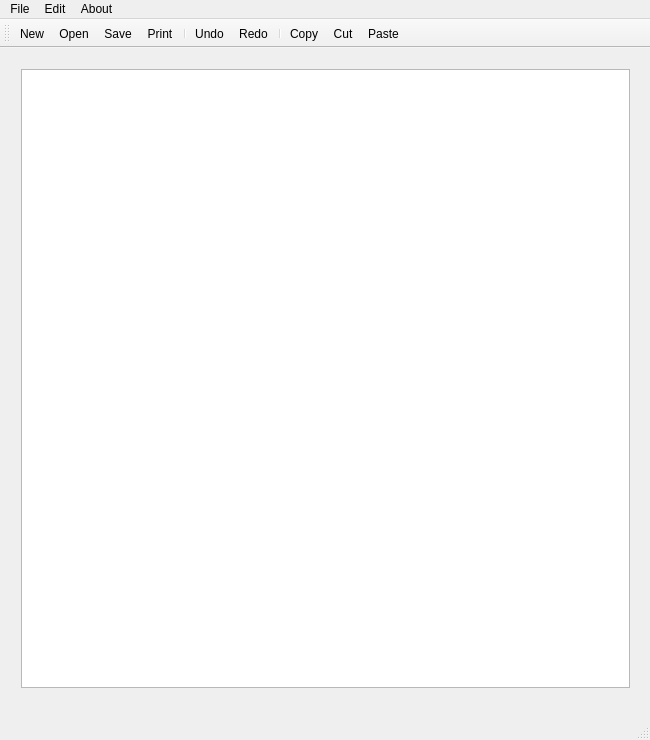
<?xml version="1.0" encoding="UTF-8"?>
<ui version="4.0">
 <class>MainWindow</class>
 <widget class="QMainWindow" name="MainWindow">
  <property name="geometry">
   <rect>
    <x>0</x>
    <y>0</y>
    <width>650</width>
    <height>740</height>
   </rect>
  </property>
  <property name="windowTitle">
   <string>MainWindow</string>
  </property>
  <widget class="QWidget" name="centralWidget">
   <widget class="QWidget" name="verticalLayoutWidget">
    <property name="geometry">
     <rect>
      <x>10</x>
      <y>10</y>
      <width>631</width>
      <height>641</height>
     </rect>
    </property>
    <layout class="QVBoxLayout" name="verticalLayout">
     <item>
      <widget class="QTextEdit" name="textEdit">
       <property name="enabled">
        <bool>true</bool>
       </property>
      </widget>
     </item>
    </layout>
   </widget>
  </widget>
  <widget class="QMenuBar" name="menuBar">
   <property name="geometry">
    <rect>
     <x>0</x>
     <y>0</y>
     <width>650</width>
     <height>22</height>
    </rect>
   </property>
   <widget class="QMenu" name="menuFile">
    <property name="title">
     <string>File</string>
    </property>
    <addaction name="actionNew"/>
    <addaction name="actionOpen"/>
    <addaction name="actionSave"/>
    <addaction name="actionSave_as"/>
    <addaction name="actionPrint"/>
    <addaction name="actionExit"/>
   </widget>
   <widget class="QMenu" name="menuEdit">
    <property name="title">
     <string>Edit</string>
    </property>
    <addaction name="actionCopy"/>
    <addaction name="actionCut"/>
    <addaction name="actionPaste"/>
    <addaction name="actionUndo"/>
    <addaction name="actionRedo"/>
   </widget>
   <widget class="QMenu" name="menuAbout">
    <property name="title">
     <string>About</string>
    </property>
    <addaction name="actionAbout"/>
   </widget>
   <addaction name="menuFile"/>
   <addaction name="menuEdit"/>
   <addaction name="menuAbout"/>
  </widget>
  <widget class="QStatusBar" name="statusBar"/>
  <widget class="QToolBar" name="mainToolBar">
   <attribute name="toolBarArea">
    <enum>TopToolBarArea</enum>
   </attribute>
   <attribute name="toolBarBreak">
    <bool>false</bool>
   </attribute>
   <addaction name="actionNew"/>
   <addaction name="actionOpen"/>
   <addaction name="actionSave"/>
   <addaction name="actionPrint"/>
   <addaction name="separator"/>
   <addaction name="actionUndo"/>
   <addaction name="actionRedo"/>
   <addaction name="separator"/>
   <addaction name="actionCopy"/>
   <addaction name="actionCut"/>
   <addaction name="actionPaste"/>
  </widget>
  <action name="actionNew">
   <property name="icon">
    <iconset resource="resources.qrc">
     <normaloff>:/images/new.png</normaloff>:/images/new.png</iconset>
   </property>
   <property name="text">
    <string>New</string>
   </property>
   <property name="shortcut">
    <string>Ctrl+N</string>
   </property>
  </action>
  <action name="actionOpen">
   <property name="icon">
    <iconset resource="resources.qrc">
     <normaloff>:/images/open.png</normaloff>:/images/open.png</iconset>
   </property>
   <property name="text">
    <string>Open</string>
   </property>
   <property name="shortcut">
    <string>Ctrl+O</string>
   </property>
  </action>
  <action name="actionSave_as">
   <property name="text">
    <string>Save as</string>
   </property>
   <property name="shortcut">
    <string>Ctrl+Shift+S</string>
   </property>
  </action>
  <action name="actionPrint">
   <property name="icon">
    <iconset resource="resources.qrc">
     <normaloff>:/images/print.png</normaloff>:/images/print.png</iconset>
   </property>
   <property name="text">
    <string>Print</string>
   </property>
   <property name="shortcut">
    <string>Ctrl+P</string>
   </property>
  </action>
  <action name="actionExit">
   <property name="text">
    <string>Exit</string>
   </property>
   <property name="shortcut">
    <string>Ctrl+Q</string>
   </property>
  </action>
  <action name="actionCopy">
   <property name="icon">
    <iconset resource="resources.qrc">
     <normaloff>:/images/copy.png</normaloff>:/images/copy.png</iconset>
   </property>
   <property name="text">
    <string>Copy</string>
   </property>
   <property name="shortcut">
    <string>Ctrl+C</string>
   </property>
  </action>
  <action name="actionCut">
   <property name="icon">
    <iconset resource="resources.qrc">
     <normaloff>:/images/cut.png</normaloff>:/images/cut.png</iconset>
   </property>
   <property name="text">
    <string>Cut</string>
   </property>
   <property name="shortcut">
    <string>Ctrl+X</string>
   </property>
  </action>
  <action name="actionPaste">
   <property name="icon">
    <iconset resource="resources.qrc">
     <normaloff>:/images/paste.png</normaloff>:/images/paste.png</iconset>
   </property>
   <property name="text">
    <string>Paste</string>
   </property>
   <property name="shortcut">
    <string>Ctrl+V</string>
   </property>
  </action>
  <action name="actionUndo">
   <property name="icon">
    <iconset resource="resources.qrc">
     <normaloff>:/images/undo.png</normaloff>:/images/undo.png</iconset>
   </property>
   <property name="text">
    <string>Undo</string>
   </property>
   <property name="shortcut">
    <string>Ctrl+Z</string>
   </property>
  </action>
  <action name="actionRedo">
   <property name="icon">
    <iconset resource="resources.qrc">
     <normaloff>:/images/redo.png</normaloff>:/images/redo.png</iconset>
   </property>
   <property name="text">
    <string>Redo</string>
   </property>
   <property name="shortcut">
    <string>Ctrl+Y</string>
   </property>
  </action>
  <action name="actionSave">
   <property name="icon">
    <iconset resource="resources.qrc">
     <normaloff>:/images/save.png</normaloff>:/images/save.png</iconset>
   </property>
   <property name="text">
    <string>Save</string>
   </property>
   <property name="shortcut">
    <string>Ctrl+S</string>
   </property>
  </action>
  <action name="actionAbout">
   <property name="text">
    <string>About</string>
   </property>
  </action>
 </widget>
 <layoutdefault spacing="6" margin="11"/>
 <resources>
  <include location="resources.qrc"/>
 </resources>
 <connections/>
</ui>
